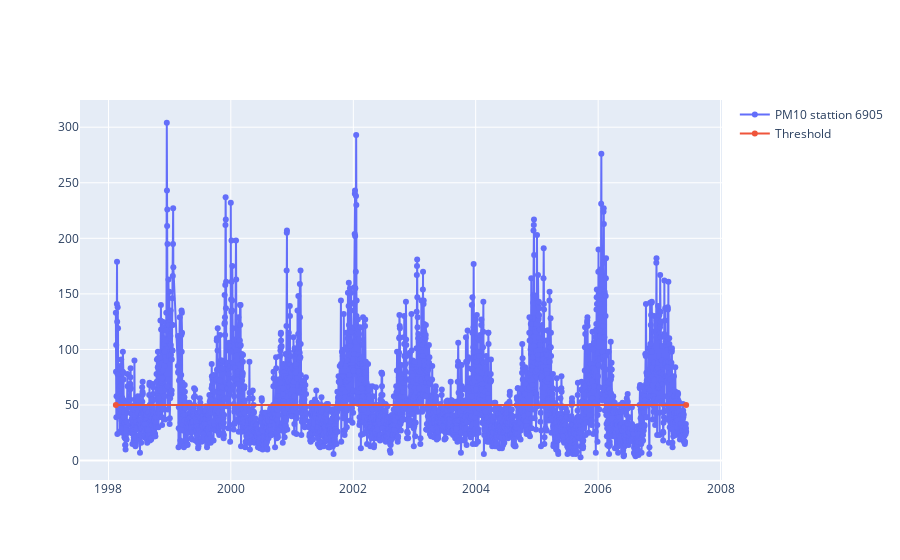
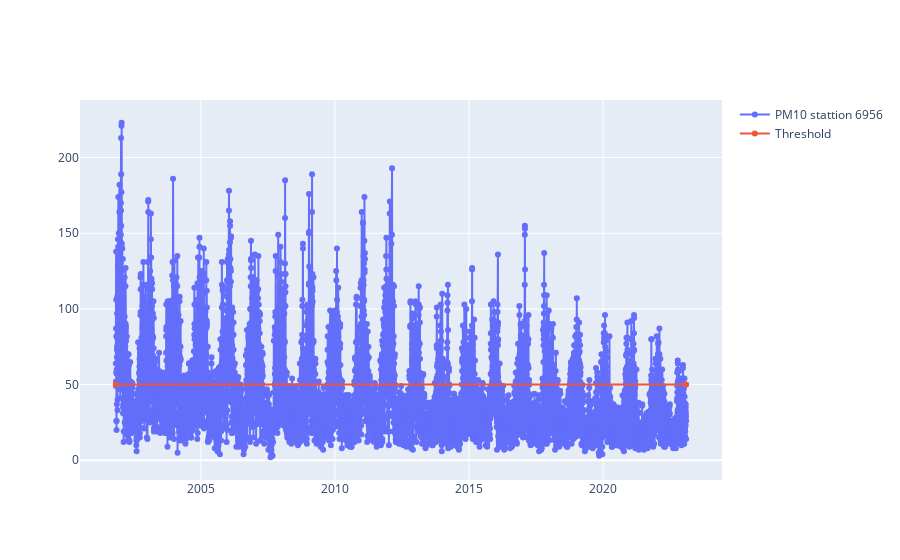
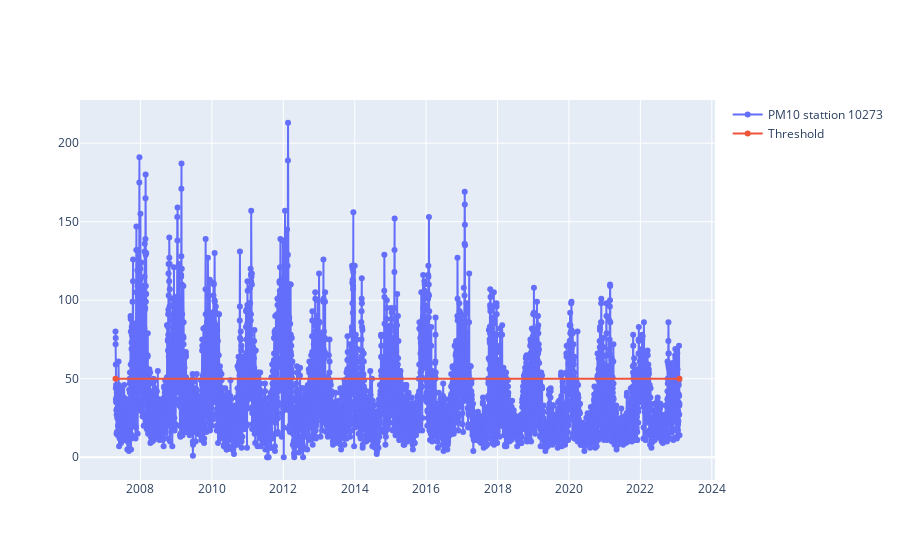
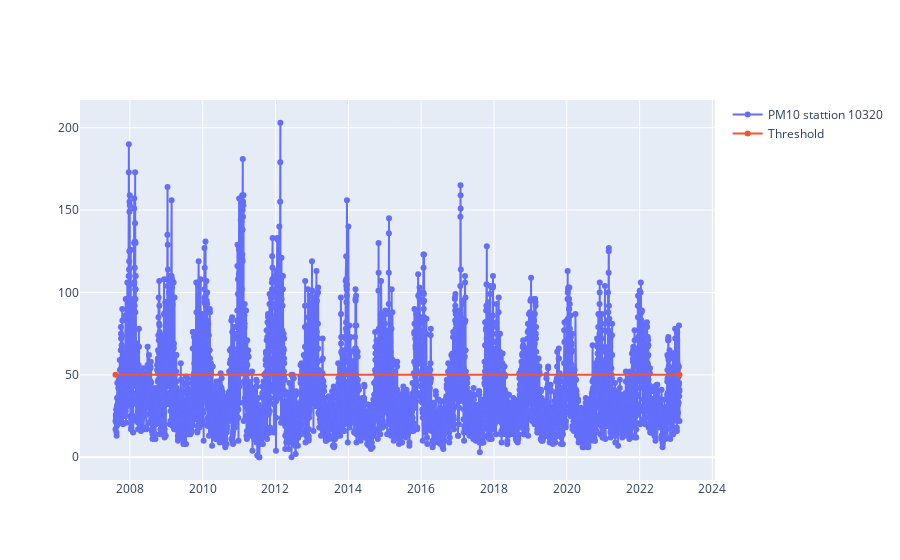

These figures' notebook cell, in order:
### Code cell
for sensor_id in stations:
    station_data = pm10.loc[pm10['sensor_id'] == sensor_id]
    additional_traces = [
        go.Scatter(
            x=[station_data.iloc[0].date, station_data.iloc[-1].date], 
            y=[pm10_daily_threshold]*2, 
            mode='lines+markers',
            name="Threshold"
        )
    ]
    show_plot(station_data, "date", "value", f"PM10 station {sensor_id}", additional_traces=additional_traces)

### Figure 1 — Plotly figure (JSON) as saved in the notebook; plotly's stock layout.template omitted (floating-point values rounded to 4 significant figures; data arrays with more than 128 entries replaced by an {"elided": "..."} marker saying what was removed)
{"data": [{"mode": "lines+markers", "name": "PM10 stattion 6905", "type": "scatter", "x": {"elided": "3239 str values"}, "y": {"elided": "3239 int values"}}, {"mode": "lines+markers", "name": "Threshold", "type": "scatter", "x": ["1998-02-14T00:00:00", "2007-06-10T00:00:00"], "y": [50, 50]}], "layout": {}}

### Figure 2 — Plotly figure (JSON) as saved in the notebook; plotly's stock layout.template omitted (floating-point values rounded to 4 significant figures; data arrays with more than 128 entries replaced by an {"elided": "..."} marker saying what was removed)
{"data": [{"mode": "lines+markers", "name": "PM10 stattion 6956", "type": "scatter", "x": {"elided": "7395 str values"}, "y": {"elided": "7395 int values"}}, {"mode": "lines+markers", "name": "Threshold", "type": "scatter", "x": ["2001-11-01T00:00:00", "2023-02-05T00:00:00"], "y": [50, 50]}], "layout": {}}

### Figure 3 — Plotly figure (JSON) as saved in the notebook; plotly's stock layout.template omitted (floating-point values rounded to 4 significant figures; data arrays with more than 128 entries replaced by an {"elided": "..."} marker saying what was removed)
{"data": [{"mode": "lines+markers", "name": "PM10 stattion 10273", "type": "scatter", "x": {"elided": "5425 str values"}, "y": {"elided": "5425 int values"}}, {"mode": "lines+markers", "name": "Threshold", "type": "scatter", "x": ["2007-04-21T00:00:00", "2023-02-05T00:00:00"], "y": [50, 50]}], "layout": {}}

### Figure 4 — Plotly figure (JSON) as saved in the notebook; plotly's stock layout.template omitted (floating-point values rounded to 4 significant figures; data arrays with more than 128 entries replaced by an {"elided": "..."} marker saying what was removed)
{"data": [{"mode": "lines+markers", "name": "PM10 stattion 10320", "type": "scatter", "x": {"elided": "5397 str values"}, "y": {"elided": "5397 int values"}}, {"mode": "lines+markers", "name": "Threshold", "type": "scatter", "x": ["2007-08-10T00:00:00", "2023-02-05T00:00:00"], "y": [50, 50]}], "layout": {}}
